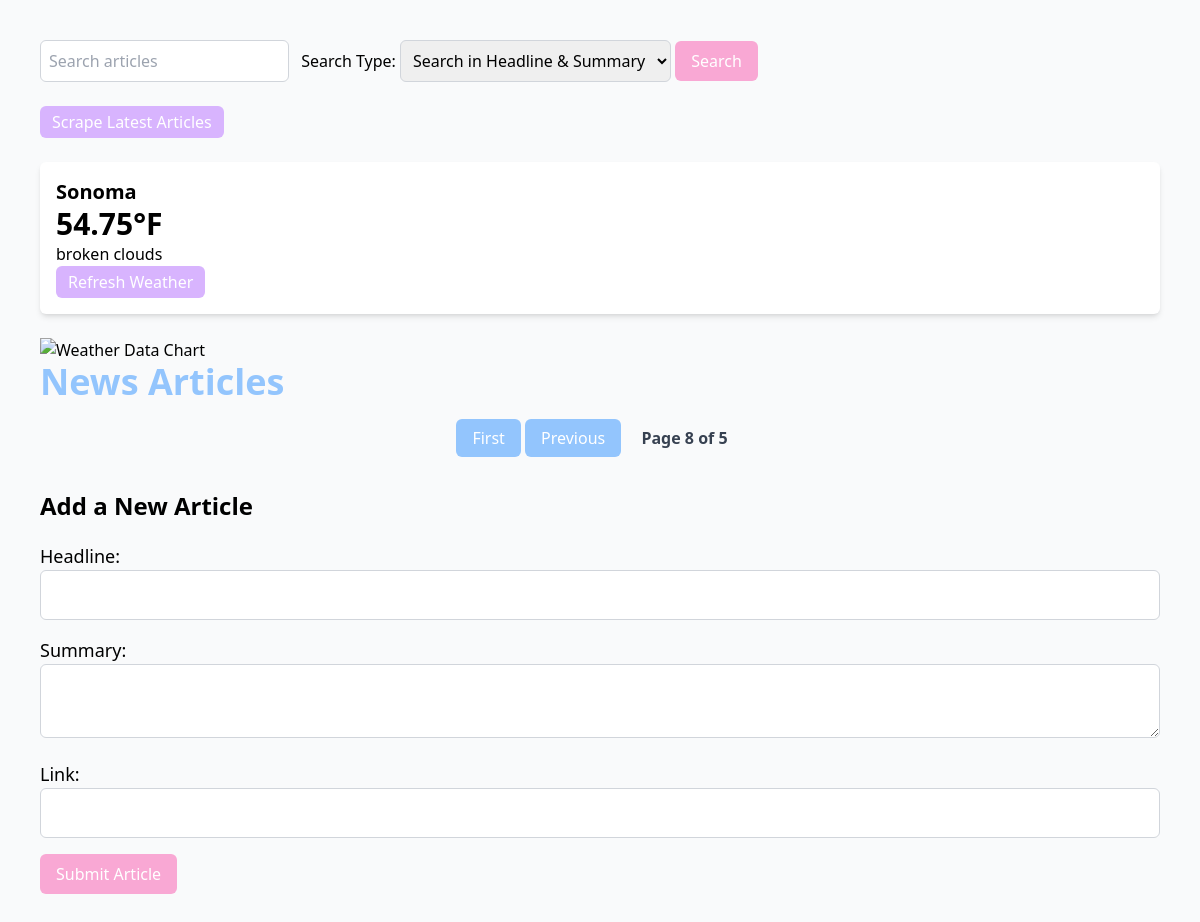
Before: /?page=8 with the older database file.
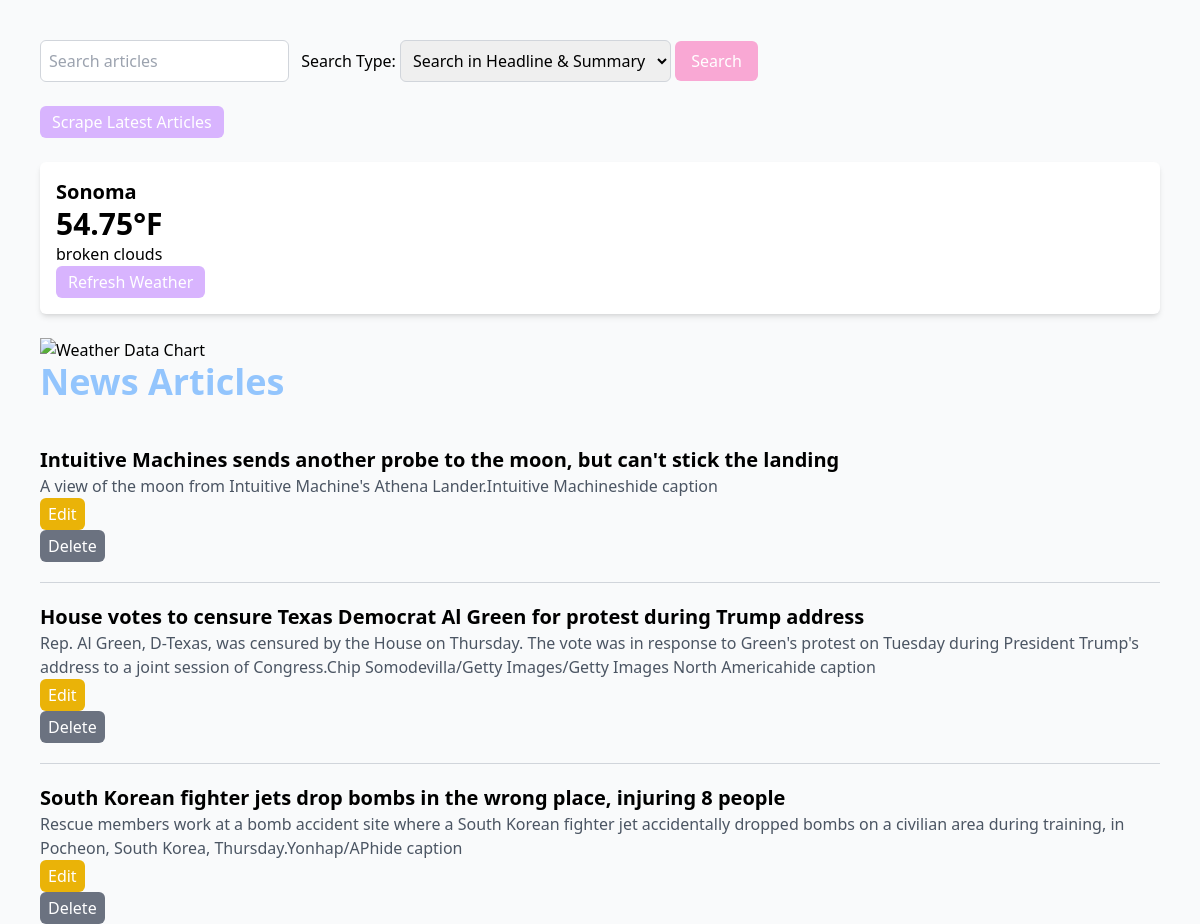
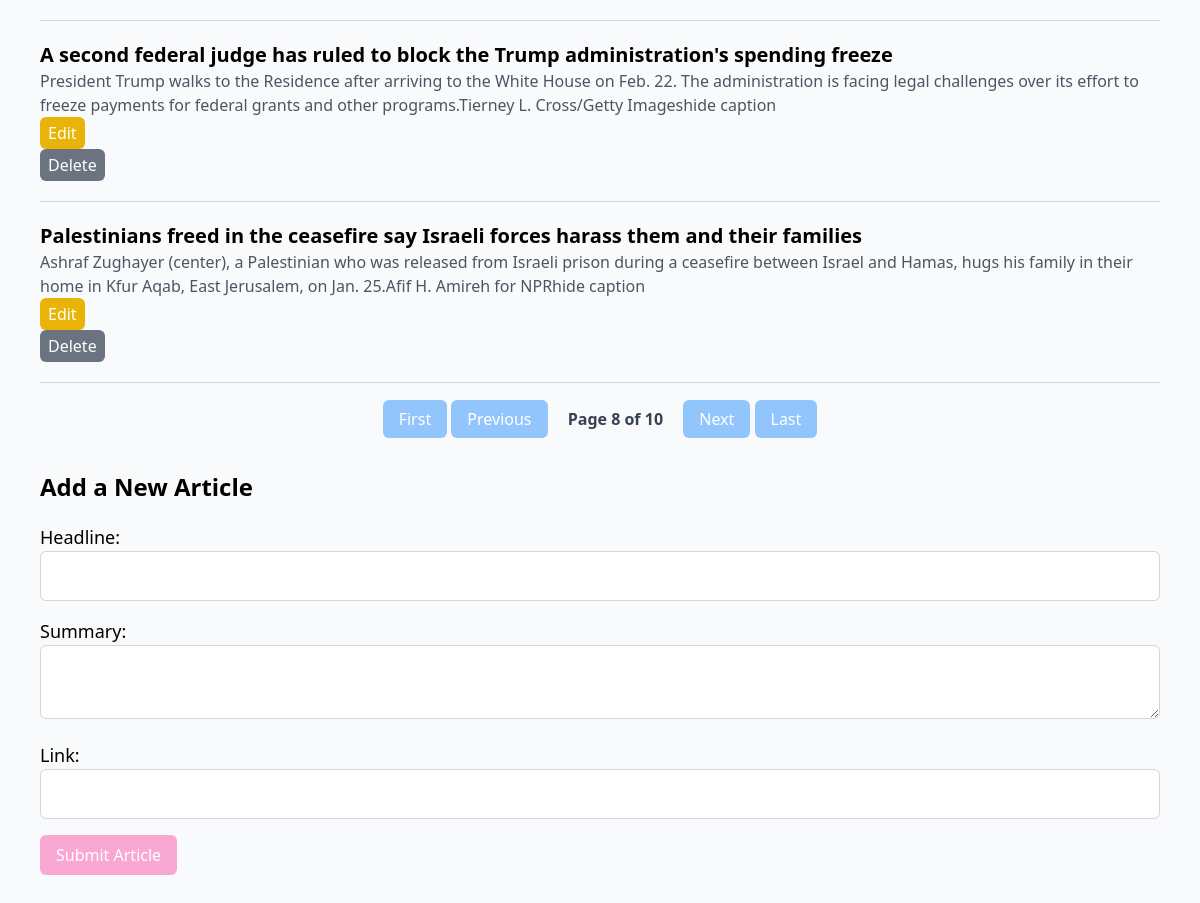
After: the same page with the newer database file (2 pictures, top to bottom).
### models.py (models this page shows)
class NewsArticle(Base): # New class that inherits from Base to map to database table
    __tablename__ = 'news_articles' # Specifies name of database table
    id = Column(Integer, primary_key=True)  # Defines column named id which is an integer and primary key
    headline = Column(String, nullable=False) # Defines column to store strings for article headlines
    summary = Column(String, nullable=True) # Defines column to store strings for summary of the articles
    link = Column(String, nullable=False) # Defines column to store strings for urls of the articles
    updated_at = Column(DateTime, default=lambda: datetime.now(timezone.utc), onupdate=lambda: datetime.now(timezone.utc))  # Track updates

### app.py (the view)
@app.route('/')
def index():
    try:
        session.expire_all() # Ensures the session fetches fresh data
        page = request.args.get('page', 1, type=int) # Retrieves the page query parameter from the URL
        per_page = 5 # Number of articles per page
        total_articles = session.query(NewsArticle).count() # Counts all articles
        total_pages = (total_articles + per_page - 1) // per_page # Calculate total pages and round up when needed
        news_articles = session.query(NewsArticle).offset((page - 1) * per_page).limit(per_page).all() # Offset skips the articles that appear on previous page and limit fetches the 5 per page
        weather_data = session.query(Weather).first()
        return render_template(
            'index.html', articles=news_articles, weather=weather_data,
            page=page, total_articles=total_articles, per_page=per_page, total_pages=total_pages
        )
    except Exception as e:
        logging.error(f"Error loading homepage: {e}")
        flash("An error occurred while loading the page. Please try again", "error")
        return render_template('index.html', articles=[], weather=[], page=1, total_articles=0, per_page=5, total_pages=1)

### app.py (called while the page is built)
@app.before_request
def refresh_session():
    session.close()  # Rollback any pending transactions
    session.expire_all()  # Ensure fresh data is loaded

### templates/index.html (shortened to what the changed rows need)
<!DOCTYPE html>
<html lang="en">
<head>
    <script src="https://cdn.tailwindcss.com"></script>
</head>
<body class="font-sans bg-gray-50 p-10">
    <h1 class="text-4xl font-semibold mb-6"><a href="/" class="text-blue-300 hover:text-blue-400">News Articles</a></h1>
    {% for article in articles %}
    <div class="news-article border-b border-gray-300 py-5">
        <h2 class="text-xl font-semibold">
            <a href="{{ article.link }}" target="_blank" class="text-black-600 hover:underline">{{ article.headline }}</a>
        </h2>
        <p class="text-gray-600">{{ article.summary }}</p>
        <form action="/edit/{{ article.id }}" method="GET" class="inline-block mr-3">
            <button type="submit" class="bg-yellow-500 text-white py-1 px-2 rounded-md hover:bg-yellow-700 transition-all">Edit</button>
        </form>
        <form action="/delete/{{ article.id }}" method="POST" onsubmit="return confirm('Are you sure?');">
            <button type="submit" class="bg-gray-500 text-white py-1 px-2 rounded-md hover:bg-gray-700 transition-all">Delete</button>
        </form>
    </div>
    {% endfor %}
    <div class="pagination mt-6 text-center">
        {% if page > 1 %}
            <a href="{{ url_for('index', page=1 )}}" class="px-4 py-2 bg-blue-300 text-white rounded-md hover:bg-blue-400 transition-all">First</a>
            <a href="{{ url_for('index', page=page-1) }}" class="px-4 py-2 bg-blue-300 text-white rounded-md hover:bg-blue-400 transition-all">Previous</a>
        {% endif %}
        <span class="font-semibold text-gray-700 mx-4">Page {{ page }} of {{ total_pages }}</span>
        {% if page < total_pages %}
            <a href="{{ url_for('index', page=page+1) }}" class="px-4 py-2 bg-blue-300 text-white rounded-md hover:bg-blue-400 transition-all">Next</a>
            <a href="{{ url_for('index', page=total_pages) }}" class="px-4 py-2 bg-blue-300 text-white rounded-md hover:bg-blue-400 transition-all">Last</a>
        {% endif %}
    </div>
    <h2 class="text-2xl font-semibold mt-10 mb-5">Add a New Article</h2>
</body>
</html>

Changed rows visible on the page:
added NewsArticle: headline "Intuitive Machines sends another probe to the moon, but can't stick the landing", summary "A view of the moon from Intuitive Machine's Athena Lander.Intuitive Machineshide caption"
added NewsArticle: headline "House votes to censure Texas Democrat Al Green for protest during Trump address", summary "Rep. Al Green, D-Texas, was censured by the House on Thursday. The vote was in response to Green's protest on Tuesday during President Trump's address to a joint session of Congress.Chip Somodevilla/Getty Images/Getty Images North Americahide caption"
added NewsArticle: headline "South Korean fighter jets drop bombs in the wrong place, injuring 8 people", summary "Rescue members work at a bomb accident site where a South Korean fighter jet accidentally dropped bombs on a civilian area during training, in Pocheon, South Korea, Thursday.Yonhap/APhide caption"
added NewsArticle: headline "A second federal judge has ruled to block the Trump administration's spending freeze", summary "President Trump walks to the Residence after arriving to the White House on Feb. 22. The administration is facing legal challenges over its effort to freeze payments for federal grants and other programs.Tierney L. Cross/Getty Imageshide caption"
added NewsArticle: headline "Palestinians freed in the ceasefire say Israeli forces harass them and their families", summary "Ashraf Zughayer (center), a Palestinian who was released from Israeli prison during a ceasefire between Israel and Hamas, hugs his family in their home in Kfur Aqab, East Jerusalem, on Jan. 25.Afif H. Amireh for NPRhide caption"
Other visible differences:
{{ total_pages }}: "5" → "10"
text now shown: "Next Last"
